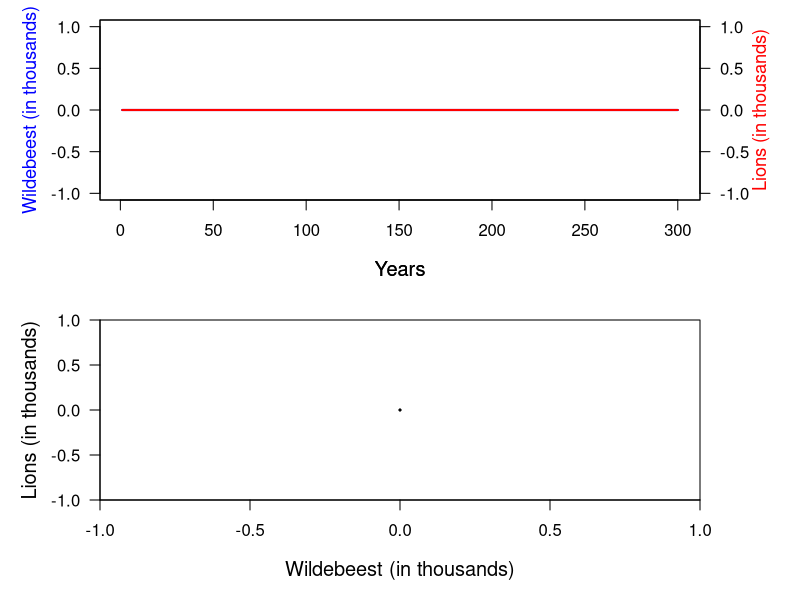

R code for this plot:
#================================================================
#Lab 5 for FISH458: PART 1
#Building a predator-prey model in R
#Using the sliders in Rstudio to explore the effect of changing 
#model parameters.
#Written by Trevor A. Branch, tbranch@uw.edu
#based on earlier R code by Cole Monnahan
#Started on 29 April 2013
#================================================================
predator.prey <- function(wild0, wildK, lion0, killrate, assimil, nyears, 
                          wildr=0.2, lionsurv=0.8,  
                          arrow.length=0.0) {
   #define variables to store the numbers of wildebeest and lions in each year
   N.wild <- vector(length=nyears)
   N.lions <- vector(length=nyears)
   
   #set the numbers of wildebeest and lions in the first year

   
   
   
   #calculate the number of wildebeest and lions in each year

   
   
   
   #make some space below and to the left for the axes, create a 2x1 plot area
   par(mfrow=c(2,1), oma=c(0,0,0,0), mar=c(5,5,1,5))
   
   #plot numbers by year
   plot(x=1:nyears, y=N.wild/1000, type="l", lwd=2, col="blue",
        ylab="", xlab="Years", cex.lab=1.2, las=1)
   par(new=T)  #plot on the same plot
   plot(x=1:nyears, y=N.lions/1000, type="l", lwd=2, col="red", yaxt="n", xaxt="n", 
        ylab="", xlab="Years", cex.lab=1.2)   #suppress axis
   axis(side=4, las=1)  #put another axis on the right for lions
   mtext(side=2, "Wildebeest (in thousands)", line=3, cex=1.1, col="blue")
   mtext(side=4, "Lions (in thousands)", line=2.5, cex=1.1, col="red")
   
   #phase plane, first create an empty plot with axes 5% bigger than the data and labels for the axes
   plot(x=1, y=1, type="n", xaxs="i", yaxs="i", las=1, 
        xlim=c(0,1.05*max(N.wild))/1000, ylim=c(0,1.05*max(N.lions))/1000, 
        ylab="Lions (in thousands)", xlab="Wildebeest (in thousands)", cex.lab=1.2)
   #plot a series of arrows getting darker with the years
   #to show arrows, make arrow.length=0.07
   arrows(x0=N.wild[-nyears]/1000, x1=N.wild[-1]/1000, y0=N.lions[-nyears]/1000, y1=N.lions[-1]/1000, lwd=2, 
          length=arrow.length, col=gray(0.9*(nyears:1)/nyears))
}
predator.prey(wild0=1000000, lion0=8000, wildr=0.2, wildK=1500000, lionsurv=0.8, 
              killrate=0.000016, assimil=0.05, nyears=300, arrow.length=0.0)

#library(manipulate)
# manipulate(predator.prey(wild0, wildK, lion0, killrate, assimil, nyears), 
#            wild0=slider(100000, 2000000, initial=1000000), 
#            wildK=slider(1000000, 6000000, initial=1500000), 
#            lion0=slider(100, 10000, initial=8000),
#            killrate=slider(0.000005, 0.000035, initial=0.000016),
#            assimil=slider(0.01, 0.2, initial=0.05),
#            nyears=slider(10,1000, initial=300))